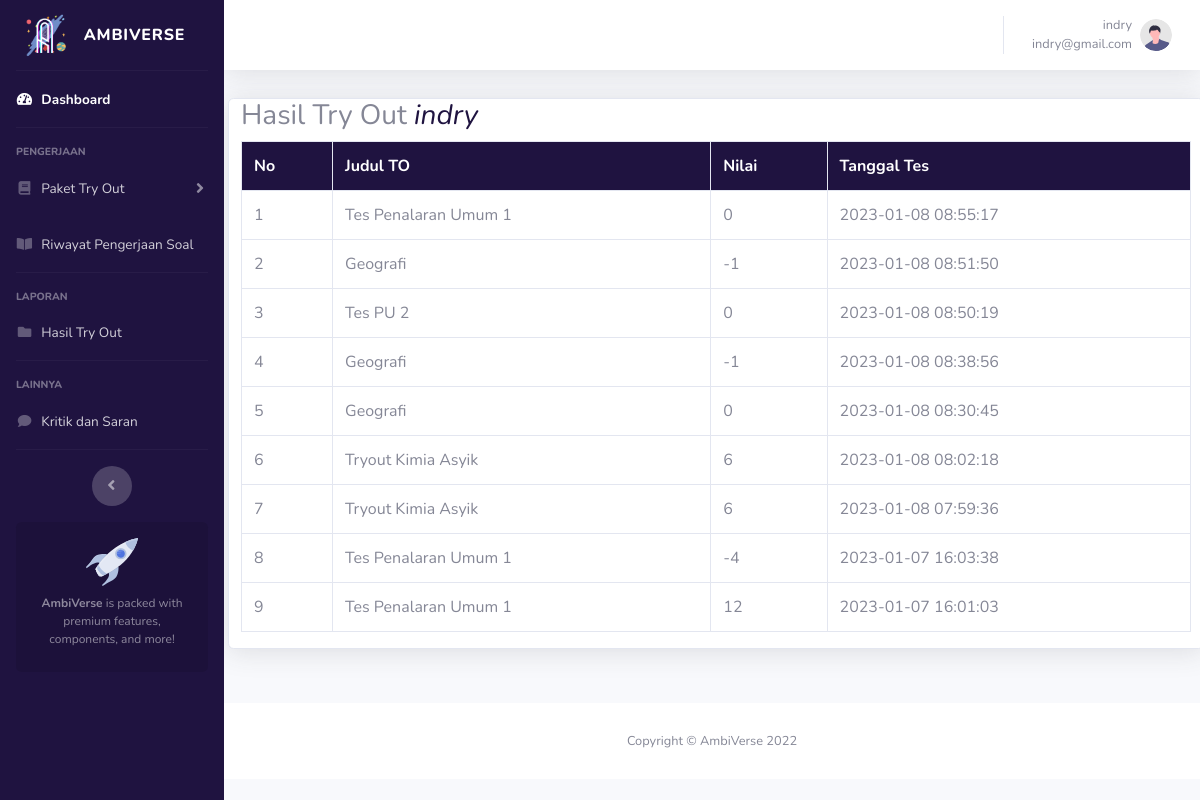
/student/hasil_to.php (signed in), run on the app's committed database.
### tables this page shows
CREATE TABLE `exam_results` (
  `id` int(11) NOT NULL,
  `username` varchar(80) NOT NULL,
  `judul_to` varchar(100) NOT NULL,
  `subtes` varchar(50) NOT NULL,
  `total_question` varchar(10) NOT NULL,
  `correct_answer` varchar(10) NOT NULL,
  `wrong_answer` varchar(10) NOT NULL,
  `exam_time` varchar(50) NOT NULL
);

### student/hasil_to.php (the view, shortened to what this page needs)
<?php
    include("header.php");
    include("../includes/functions.php");
?>
        <div class="row" style="margin: 0px; padding:0px; margin-bottom: 50px;">
            <div class="card shadow col-lg-12 col-lg-push-3 m-1" style="min-height: 500px; background-color: white;">
            <h3>Hasil Try Out <i style="color: #1f1340"><?= $_SESSION["username"] ?></i></h3>
                <?php
                    $res = mysqli_query($conn, "SELECT * FROM exam_results WHERE username = '$_SESSION[username]' ORDER BY id DESC");
                    $count = mysqli_num_rows($res);
                    $no = 0;
                    if($count == 0){
                        ?>
                            <center>
                                <h2 class="col-lg-8 text-danger mt-5">Belum ada hasil yang bisa ditampilkan. Silahkan kembali ke halaman utama dan pilih paket soal!!</h2>
                                <a href="index.php" class="btn btn-outline-danger"><i class="fa fa-home"></i></a>
                            </center>
                        <?php
                    } else {
                        echo "<table class='table table-bordered'>";
                            echo "<tr style='background-color: #1f1340; color: white'>";
                                echo "<th>"; echo "No"; echo "</th>";
                                echo "<th>"; echo "Judul TO"; echo "</th>";
                                echo "<th>"; echo "Nilai"; echo "</th>";
                                echo "<th>"; echo "Tanggal Tes"; echo "</th>";
                            echo "</tr>";
                            while ($row = mysqli_fetch_array($res)){
                                $no++;
                                echo "<tr>";
                                    echo "<td>"; echo $no; echo "</td>";
                                    echo "<td>"; echo $row["judul_to"]; echo "</td>";
                                    echo "<td>"; echo $row["correct_answer"]*3+$row["wrong_answer"]*-1; echo "</td>";
                                    echo "<td>"; echo $row["exam_time"]; echo "</td>";
                                echo "</tr>";
                            }
                        echo "</table>";
                    }
                ?>
                </div>
        </div>
<?php include("footer.php");

### data on the page
exam_results: judul_to "Tes Penalaran Umum 1", $row["correct_answer"]*3+$row["wrong_answer"]*-1 "0", exam_time "2023-01-08 08:55:17"
exam_results: judul_to "Geografi", $row["correct_answer"]*3+$row["wrong_answer"]*-1 "-1", exam_time "2023-01-08 08:51:50"
exam_results: judul_to "Tes PU 2", $row["correct_answer"]*3+$row["wrong_answer"]*-1 "0", exam_time "2023-01-08 08:50:19"
exam_results: judul_to "Geografi", $row["correct_answer"]*3+$row["wrong_answer"]*-1 "-1", exam_time "2023-01-08 08:38:56"
exam_results: judul_to "Geografi", $row["correct_answer"]*3+$row["wrong_answer"]*-1 "0", exam_time "2023-01-08 08:30:45"
exam_results: judul_to "Tryout Kimia Asyik", $row["correct_answer"]*3+$row["wrong_answer"]*-1 "6", exam_time "2023-01-08 08:02:18"
exam_results: judul_to "Tryout Kimia Asyik", $row["correct_answer"]*3+$row["wrong_answer"]*-1 "6", exam_time "2023-01-08 07:59:36"
exam_results: judul_to "Tes Penalaran Umum 1", $row["correct_answer"]*3+$row["wrong_answer"]*-1 "-4", exam_time "2023-01-07 16:03:38"
exam_results: judul_to "Tes Penalaran Umum 1", $row["correct_answer"]*3+$row["wrong_answer"]*-1 "12", exam_time "2023-01-07 16:01:03"

### other printed values
$_SESSION["username"] "indry"
$_SESSION["email"] "indry@gmail.com"
